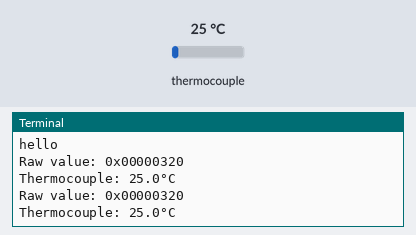
The program below on a simulated Raspberry Pi (BCM pin numbers). Parts: the last lines printed to the terminal. The test bench sets the inputs (shaded band); at power-on: thermocouple 25 °C.

Above: at 1.3 s.
1.4 s: thermocouple set to 6 °C
At 2.9 s:
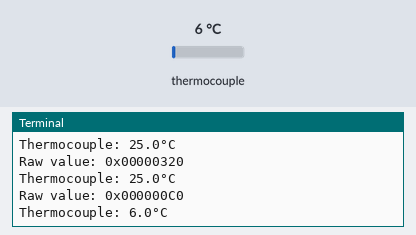
4.6 s: thermocouple set to 75 °C
At 5.7 s:
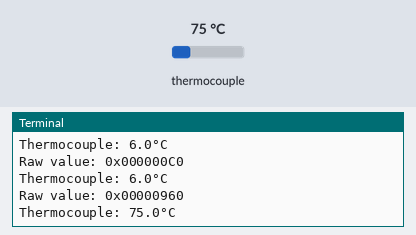
6.1 s: thermocouple set to 5 °C
At 6.4 s:
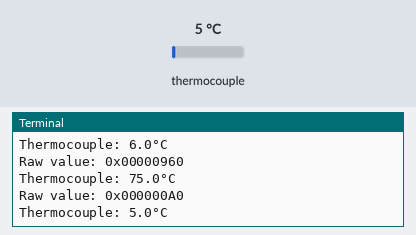
Timing chart, 0 to 9.1 s (numbered marks = the images above; inputs shaded):
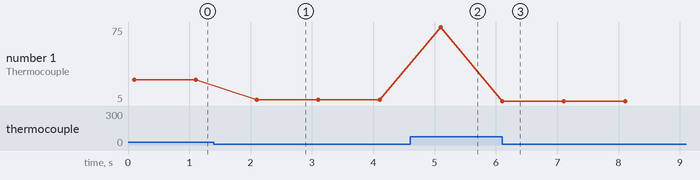

The program:

main.py
```python
# SPI K type thermououple
# MAX6675
import time
import board
import busio
import digitalio
# /dev/spidev0.0 does not exist

print('hello')
cs = digitalio.DigitalInOut(board.D5)  # GPIO 5
cs.direction = digitalio.Direction.OUTPUT

spi = busio.SPI(board.SCLK, board.MOSI, board.MISO)
while not spi.try_lock():
    pass
spi.configure(baudrate=5000000)
# will run fine at 100KHz
#spi.configure(baudrate=100000)
spi.unlock()

def convert(v):
    if v & 0x4:
        return float('NaN')
    # Check if signed bit is set.
    if v & 0x80000000:
    # Negative value, take 2's compliment. Compute this with subtraction
    # because python is a little odd about handling signed/unsigned.
        v >>= 3 # only need the 12 MSB
        v -= 4096
    else:
        # Positive value, just shift the bits to get the value.
        v >>= 3 # only need the 12 MSB
        # Scale by 0.25 degrees C per bit and return value.
    return v * 0.25

raw = bytearray(2)
# gobble the first conversion and any noise
cs.value = False
cnt=0
while spi.readinto(raw, end=1):
    print(',', end='')
    cnt+=1
    if cnt > 5:
        print("Bus error, SPI slave sent too many bytes")
cs.value = True
time.sleep(0.1)

while True:
    cs.value = False
    spi.readinto(raw, end=2)
    cs.value = True
    if raw is None or len(raw) != 2:
        raise RuntimeError('Did not read expected number of bytes from device!')
    value = raw[0] << 8 | raw[1]
    print('Raw value: 0x{0:08X}'.format(value & 0xFFFFFFFF))
    # convert to a temperature
    temp = convert(value)
    print(f"Thermocouple: {temp}°C")
    time.sleep(1)
    #cs.value = False
    
```

Measured:
- after the input at 1.4 s, the terminal: prints a new line after 0.70 s (image 1)
- after the input at 4.6 s, the terminal: prints a new line after 0.50 s (image 2)
- after the input at 6.1 s, the terminal: prints a new line at once (image 3)
- plotted number 1: 25 → 6 after the input at 1.4 s, 6 → 75 after the input at 4.6 s, 75 → 5 after the input at 6.1 s
